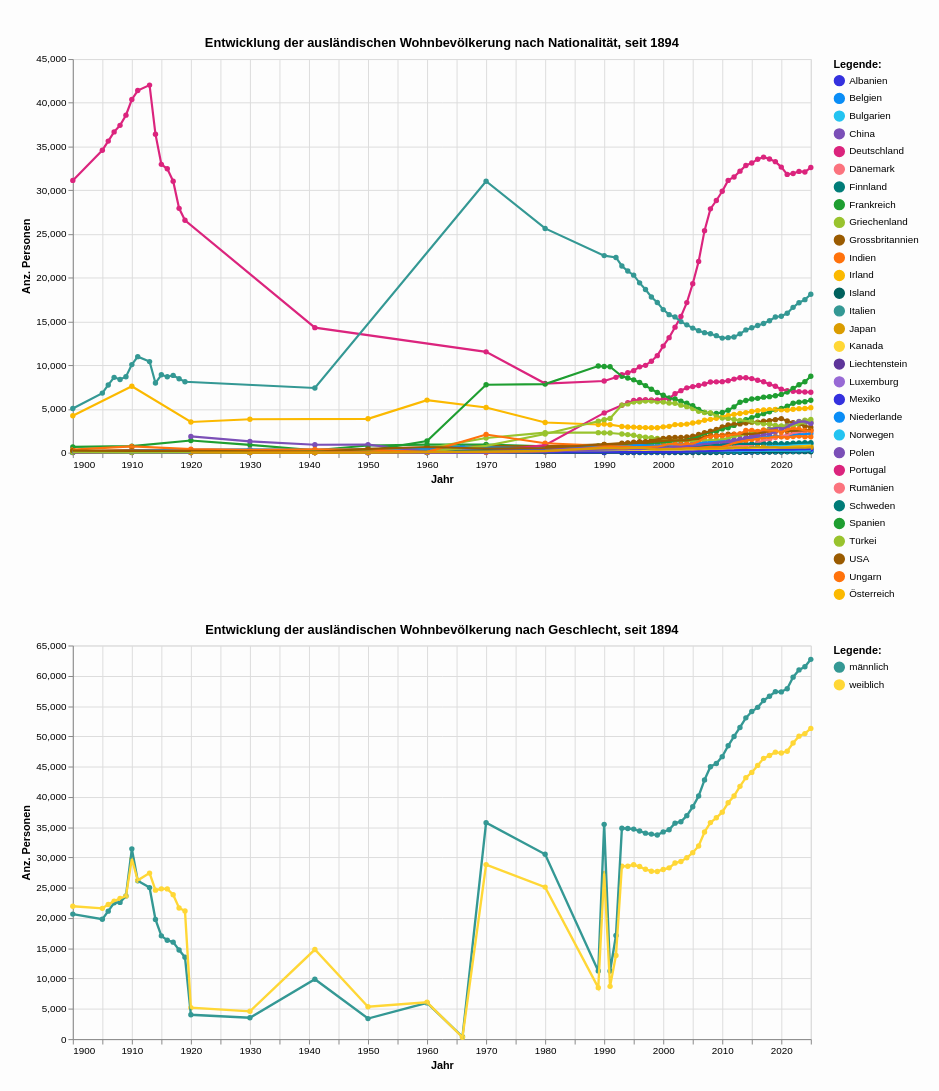

Write notebook code for a chart like this one.
### Markdown cell above
##### Kombinierte Grafik in Altair

### Code cell
# Kombiniere die Grafiken horizontal
top_row = alt.hconcat(grafik1, grafik2)
#combined_chart = alt.vconcat(top_row,grafik3)
combined_chart = alt.vconcat(grafik1, grafik2, spacing=20)

# Optional: Füge einen Titel für die gesamte Grafik hinzu
final_chart = combined_chart.properties(
    title="   ",  
    background="#FDFDFD",
    padding={"left": 20, "top": 20, "right": 20, "bottom": 20},
    autosize={"type": "fit", "contains": "padding"}
)
#Legenden nicht zusammenfügen
final_chart = final_chart.resolve_scale(
    color='independent',
    shape='independent',
    size='independent'
)

# Zeigen Sie die Grafik an
final_chart

### Figure 1 — Vega-Lite specification as saved in the notebook (floating-point values rounded to 4 significant figures; data arrays with more than 128 entries replaced by an {"elided": "..."} marker saying what was removed)
{"config": {"view": {"continuousWidth": 300, "continuousHeight": 300}}, "vconcat": [{"layer": [{"mark": {"type": "circle"}, "encoding": {"color": {"field": "NationHistLang", "legend": {"orient": "right", "title": "Legende:"}, "scale": {"range": ["#3431DE", "#0A8DF6", "#23C3F1", "#7B4FB7", "#DB247D", "#FB737E", "#007C78", "#1F9E31", "#99C32E", "#9A5B01", "#FF720C", "#FBB900", "#00615D", "#349894", "#DA9C00", "#FFD736", "#5E359A", "#986AD5"]}, "type": "nominal"}, "opacity": {"value": 1.3}, "tooltip": [{"field": "StichtagDatJahr", "type": "temporal"}, {"field": "NationHistLang", "type": "nominal"}, {"field": "sum_WBev", "type": "quantitative"}], "x": {"axis": {"title": "Jahr"}, "field": "StichtagDatJahr", "type": "temporal"}, "y": {"axis": {"title": "Anz. Personen"}, "field": "sum_WBev", "type": "quantitative"}}, "name": "view_5", "title": "Entwicklung der ausländischen Wohnbevölkerung nach Nationalität, seit 1894"}, {"mark": {"type": "line"}, "encoding": {"color": {"field": "NationHistLang", "legend": {"orient": "right", "title": "Legende:"}, "scale": {"range": ["#3431DE", "#0A8DF6", "#23C3F1", "#7B4FB7", "#DB247D", "#FB737E", "#007C78", "#1F9E31", "#99C32E", "#9A5B01", "#FF720C", "#FBB900", "#00615D", "#349894", "#DA9C00", "#FFD736", "#5E359A", "#986AD5"]}, "type": "nominal"}, "strokeWidth": {"condition": {"test": {"not": {"param": "param_5"}}, "value": 1.1}, "value": 2.2}, "tooltip": [{"field": "StichtagDatJahr", "type": "temporal"}, {"field": "NationHistLang", "type": "nominal"}, {"field": "sum_WBev", "type": "quantitative"}], "x": {"axis": {"title": "Jahr"}, "field": "StichtagDatJahr", "type": "temporal"}, "y": {"axis": {"title": "Anz. Personen"}, "field": "sum_WBev", "type": "quantitative"}}, "title": "Entwicklung der ausländischen Wohnbevölkerung nach Nationalität, seit 1894"}], "data": {"name": "data-1a2567ef0786bd67abac74c34dc09bb1"}, "height": 400, "width": 750}, {"layer": [{"mark": {"type": "circle"}, "encoding": {"color": {"field": "SexLang", "legend": {"orient": "right", "title": "Legende:"}, "scale": {"range": ["#349894", "#FFD736", "#986AD5"]}, "type": "nominal"}, "opacity": {"value": 1.3}, "tooltip": [{"field": "StichtagDatJahr", "type": "temporal"}, {"field": "SexLang", "type": "nominal"}, {"field": "sum_WBev", "type": "quantitative"}], "x": {"axis": {"title": "Jahr"}, "field": "StichtagDatJahr", "type": "temporal"}, "y": {"axis": {"title": "Anz. Personen"}, "field": "sum_WBev", "type": "quantitative"}}, "name": "view_6", "title": "Entwicklung der ausländischen Wohnbevölkerung nach Geschlecht, seit 1894"}, {"mark": {"type": "line"}, "encoding": {"color": {"field": "SexLang", "legend": {"orient": "right", "title": "Legende:"}, "scale": {"range": ["#349894", "#FFD736", "#986AD5"]}, "type": "nominal"}, "strokeWidth": {"condition": {"test": {"not": {"param": "param_6"}}, "value": 1.2}, "value": 2.4}, "tooltip": [{"field": "StichtagDatJahr", "type": "temporal"}, {"field": "SexLang", "type": "nominal"}, {"field": "sum_WBev", "type": "quantitative"}], "x": {"axis": {"title": "Jahr"}, "field": "StichtagDatJahr", "type": "temporal"}, "y": {"axis": {"title": "Anz. Personen"}, "field": "sum_WBev", "type": "quantitative"}}, "title": "Entwicklung der ausländischen Wohnbevölkerung nach Geschlecht, seit 1894"}], "data": {"name": "data-49013ac15f41087b71aa9802d9fa26d0"}, "height": 400, "width": 750}], "autosize": {"type": "fit", "contains": "padding"}, "background": "#FDFDFD", "padding": {"left": 20, "top": 20, "right": 20, "bottom": 20}, "params": [{"name": "param_5", "select": {"type": "point", "fields": ["NationHistLang:N"], "nearest": true, "on": "pointerover"}, "views": ["view_5"]}, {"name": "param_6", "select": {"type": "point", "fields": ["SexLang:N"], "nearest": true, "on": "pointerover"}, "views": ["view_6"]}], "resolve": {"scale": {"color": "independent", "shape": "independent", "size": "independent"}}, "spacing": 20, "title": "   ", "$schema": "https://vega.github.io/schema/vega-lite/v5.8.0.json", "datasets": {"data-1a2567ef0786bd67abac74c34dc09bb1": {"elided": "1272 records"}, "data-49013ac15f41087b71aa9802d9fa26d0": [{"StichtagDatJahr": "1900-01-01T00:00:00", "SexCd": 1, "SexLang": "männlich", "sum_WBev": 20642}, {"StichtagDatJahr": "2003-01-01T00:00:00", "SexCd": 1, "SexLang": "männlich", "sum_WBev": 35895}, {"StichtagDatJahr": "2002-01-01T00:00:00", "SexCd": 1, "SexLang": "männlich", "sum_WBev": 35664}, {"StichtagDatJahr": "2001-01-01T00:00:00", "SexCd": 1, "SexLang": "männlich", "sum_WBev": 34574}, {"StichtagDatJahr": "2000-01-01T00:00:00", "SexCd": 1, "SexLang": "männlich", "sum_WBev": 34217}, {"StichtagDatJahr": "1999-01-01T00:00:00", "SexCd": 1, "SexLang": "männlich", "sum_WBev": 33698}, {"StichtagDatJahr": "1998-01-01T00:00:00", "SexCd": 1, "SexLang": "männlich", "sum_WBev": 33854}, {"StichtagDatJahr": "1997-01-01T00:00:00", "SexCd": 1, "SexLang": "männlich", "sum_WBev": 34008}, {"StichtagDatJahr": "2004-01-01T00:00:00", "SexCd": 1, "SexLang": "männlich", "sum_WBev": 36898}, {"StichtagDatJahr": "1996-01-01T00:00:00", "SexCd": 1, "SexLang": "männlich", "sum_WBev": 34366}, {"StichtagDatJahr": "1994-01-01T00:00:00", "SexCd": 1, "SexLang": "männlich", "sum_WBev": 34779}, {"StichtagDatJahr": "1993-01-01T00:00:00", "SexCd": 1, "SexLang": "männlich", "sum_WBev": 34811}, {"StichtagDatJahr": "1992-01-01T00:00:00", "SexCd": 1, "SexLang": "männlich", "sum_WBev": 17105}, {"StichtagDatJahr": "1991-01-01T00:00:00", "SexCd": 1, "SexLang": "männlich", "sum_WBev": 11247}, {"StichtagDatJahr": "1990-01-01T00:00:00", "SexCd": 1, "SexLang": "männlich", "sum_WBev": 35463}, {"StichtagDatJahr": "1989-01-01T00:00:00", "SexCd": 1, "SexLang": "männlich", "sum_WBev": 11264}, {"StichtagDatJahr": "1980-01-01T00:00:00", "SexCd": 1, "SexLang": "männlich", "sum_WBev": 30527}, {"StichtagDatJahr": "2025-01-01T00:00:00", "SexCd": 1, "SexLang": "männlich", "sum_WBev": 62717}, {"StichtagDatJahr": "2005-01-01T00:00:00", "SexCd": 1, "SexLang": "männlich", "sum_WBev": 38364}, {"StichtagDatJahr": "2006-01-01T00:00:00", "SexCd": 1, "SexLang": "männlich", "sum_WBev": 40138}, {"StichtagDatJahr": "2007-01-01T00:00:00", "SexCd": 1, "SexLang": "männlich", "sum_WBev": 42807}, {"StichtagDatJahr": "2024-01-01T00:00:00", "SexCd": 1, "SexLang": "männlich", "sum_WBev": 61491}, {"StichtagDatJahr": "2023-01-01T00:00:00", "SexCd": 1, "SexLang": "männlich", "sum_WBev": 60972}, {"StichtagDatJahr": "2022-01-01T00:00:00", "SexCd": 1, "SexLang": "männlich", "sum_WBev": 59769}, {"StichtagDatJahr": "2021-01-01T00:00:00", "SexCd": 1, "SexLang": "männlich", "sum_WBev": 57867}, {"StichtagDatJahr": "2020-01-01T00:00:00", "SexCd": 1, "SexLang": "männlich", "sum_WBev": 57338}, {"StichtagDatJahr": "2019-01-01T00:00:00", "SexCd": 1, "SexLang": "männlich", "sum_WBev": 57380}, {"StichtagDatJahr": "2018-01-01T00:00:00", "SexCd": 1, "SexLang": "männlich", "sum_WBev": 56618}, {"StichtagDatJahr": "2017-01-01T00:00:00", "SexCd": 1, "SexLang": "männlich", "sum_WBev": 55907}, {"StichtagDatJahr": "2016-01-01T00:00:00", "SexCd": 1, "SexLang": "männlich", "sum_WBev": 54788}, {"StichtagDatJahr": "2015-01-01T00:00:00", "SexCd": 1, "SexLang": "männlich", "sum_WBev": 54092}, {"StichtagDatJahr": "2014-01-01T00:00:00", "SexCd": 1, "SexLang": "männlich", "sum_WBev": 53051}, {"StichtagDatJahr": "2013-01-01T00:00:00", "SexCd": 1, "SexLang": "männlich", "sum_WBev": 51468}, {"StichtagDatJahr": "2012-01-01T00:00:00", "SexCd": 1, "SexLang": "männlich", "sum_WBev": 49975}, {"StichtagDatJahr": "2011-01-01T00:00:00", "SexCd": 1, "SexLang": "männlich", "sum_WBev": 48446}, {"StichtagDatJahr": "2010-01-01T00:00:00", "SexCd": 1, "SexLang": "männlich", "sum_WBev": 46648}, {"StichtagDatJahr": "2009-01-01T00:00:00", "SexCd": 1, "SexLang": "männlich", "sum_WBev": 45515}, {"StichtagDatJahr": "2008-01-01T00:00:00", "SexCd": 1, "SexLang": "männlich", "sum_WBev": 44986}, {"StichtagDatJahr": "1970-01-01T00:00:00", "SexCd": 1, "SexLang": "männlich", "sum_WBev": 35736}, {"StichtagDatJahr": "1966-01-01T00:00:00", "SexCd": 1, "SexLang": "männlich", "sum_WBev": 387}, {"StichtagDatJahr": "1995-01-01T00:00:00", "SexCd": 1, "SexLang": "männlich", "sum_WBev": 34677}, {"StichtagDatJahr": "1908-01-01T00:00:00", "SexCd": 1, "SexLang": "männlich", "sum_WBev": 22574}, {"StichtagDatJahr": "1917-01-01T00:00:00", "SexCd": 1, "SexLang": "männlich", "sum_WBev": 16011}, {"StichtagDatJahr": "1913-01-01T00:00:00", "SexCd": 1, "SexLang": "männlich", "sum_WBev": 25020}, {"StichtagDatJahr": "1919-01-01T00:00:00", "SexCd": 1, "SexLang": "männlich", "sum_WBev": 13517}, {"StichtagDatJahr": "1920-01-01T00:00:00", "SexCd": 1, "SexLang": "männlich", "sum_WBev": 4018}, {"StichtagDatJahr": "1910-01-01T00:00:00", "SexCd": 1, "SexLang": "männlich", "sum_WBev": 31419}, {"StichtagDatJahr": "1907-01-01T00:00:00", "SexCd": 1, "SexLang": "männlich", "sum_WBev": 22500}, {"StichtagDatJahr": "1916-01-01T00:00:00", "SexCd": 1, "SexLang": "männlich", "sum_WBev": 16329}, {"StichtagDatJahr": "1918-01-01T00:00:00", "SexCd": 1, "SexLang": "männlich", "sum_WBev": 14726}, {"StichtagDatJahr": "1906-01-01T00:00:00", "SexCd": 1, "SexLang": "männlich", "sum_WBev": 21132}, {"StichtagDatJahr": "1930-01-01T00:00:00", "SexCd": 1, "SexLang": "männlich", "sum_WBev": 3532}, {"StichtagDatJahr": "1941-01-01T00:00:00", "SexCd": 1, "SexLang": "männlich", "sum_WBev": 9895}, {"StichtagDatJahr": "1915-01-01T00:00:00", "SexCd": 1, "SexLang": "männlich", "sum_WBev": 17054}, {"StichtagDatJahr": "1905-01-01T00:00:00", "SexCd": 1, "SexLang": "männlich", "sum_WBev": 19795}, {"StichtagDatJahr": "1950-01-01T00:00:00", "SexCd": 1, "SexLang": "männlich", "sum_WBev": 3391}, {"StichtagDatJahr": "1911-01-01T00:00:00", "SexCd": 1, "SexLang": "männlich", "sum_WBev": 26150}, {"StichtagDatJahr": "1960-01-01T00:00:00", "SexCd": 1, "SexLang": "männlich", "sum_WBev": 5976}, {"StichtagDatJahr": "1914-01-01T00:00:00", "SexCd": 1, "SexLang": "männlich", "sum_WBev": 19770}, {"StichtagDatJahr": "1909-01-01T00:00:00", "SexCd": 1, "SexLang": "männlich", "sum_WBev": 23649}, {"StichtagDatJahr": "1910-01-01T00:00:00", "SexCd": 2, "SexLang": "weiblich", "sum_WBev": 29755}, {"StichtagDatJahr": "2012-01-01T00:00:00", "SexCd": 2, "SexLang": "weiblich", "sum_WBev": 40151}, {"StichtagDatJahr": "1911-01-01T00:00:00", "SexCd": 2, "SexLang": "weiblich", "sum_WBev": 26221}, {"StichtagDatJahr": "2010-01-01T00:00:00", "SexCd": 2, "SexLang": "weiblich", "sum_WBev": 37482}, {"StichtagDatJahr": "2013-01-01T00:00:00", "SexCd": 2, "SexLang": "weiblich", "sum_WBev": 41742}, {"StichtagDatJahr": "1909-01-01T00:00:00", "SexCd": 2, "SexLang": "weiblich", "sum_WBev": 23615}, {"StichtagDatJahr": "2014-01-01T00:00:00", "SexCd": 2, "SexLang": "weiblich", "sum_WBev": 43173}, {"StichtagDatJahr": "2011-01-01T00:00:00", "SexCd": 2, "SexLang": "weiblich", "sum_WBev": 39025}, {"StichtagDatJahr": "1966-01-01T00:00:00", "SexCd": 2, "SexLang": "weiblich", "sum_WBev": 310}, {"StichtagDatJahr": "1908-01-01T00:00:00", "SexCd": 2, "SexLang": "weiblich", "sum_WBev": 23215}, {"StichtagDatJahr": "2016-01-01T00:00:00", "SexCd": 2, "SexLang": "weiblich", "sum_WBev": 45201}, {"StichtagDatJahr": "2017-01-01T00:00:00", "SexCd": 2, "SexLang": "weiblich", "sum_WBev": 46363}, {"StichtagDatJahr": "1907-01-01T00:00:00", "SexCd": 2, "SexLang": "weiblich", "sum_WBev": 22781}, {"StichtagDatJahr": "2018-01-01T00:00:00", "SexCd": 2, "SexLang": "weiblich", "sum_WBev": 46837}, {"StichtagDatJahr": "2019-01-01T00:00:00", "SexCd": 2, "SexLang": "weiblich", "sum_WBev": 47392}, {"StichtagDatJahr": "1906-01-01T00:00:00", "SexCd": 2, "SexLang": "weiblich", "sum_WBev": 22226}, {"StichtagDatJahr": "2020-01-01T00:00:00", "SexCd": 2, "SexLang": "weiblich", "sum_WBev": 47238}, {"StichtagDatJahr": "2021-01-01T00:00:00", "SexCd": 2, "SexLang": "weiblich", "sum_WBev": 47542}, {"StichtagDatJahr": "1905-01-01T00:00:00", "SexCd": 2, "SexLang": "weiblich", "sum_WBev": 21591}, {"StichtagDatJahr": "2022-01-01T00:00:00", "SexCd": 2, "SexLang": "weiblich", "sum_WBev": 48889}, {"StichtagDatJahr": "2023-01-01T00:00:00", "SexCd": 2, "SexLang": "weiblich", "sum_WBev": 50027}, {"StichtagDatJahr": "1900-01-01T00:00:00", "SexCd": 2, "SexLang": "weiblich", "sum_WBev": 21936}, {"StichtagDatJahr": "2024-01-01T00:00:00", "SexCd": 2, "SexLang": "weiblich", "sum_WBev": 50449}, {"StichtagDatJahr": "2015-01-01T00:00:00", "SexCd": 2, "SexLang": "weiblich", "sum_WBev": 44042}, {"StichtagDatJahr": "2009-01-01T00:00:00", "SexCd": 2, "SexLang": "weiblich", "sum_WBev": 36545}, {"StichtagDatJahr": "1914-01-01T00:00:00", "SexCd": 2, "SexLang": "weiblich", "sum_WBev": 24602}, {"StichtagDatJahr": "1913-01-01T00:00:00", "SexCd": 2, "SexLang": "weiblich", "sum_WBev": 27412}, {"StichtagDatJahr": "1970-01-01T00:00:00", "SexCd": 2, "SexLang": "weiblich", "sum_WBev": 28822}, {"StichtagDatJahr": "1950-01-01T00:00:00", "SexCd": 2, "SexLang": "weiblich", "sum_WBev": 5338}, {"StichtagDatJahr": "1980-01-01T00:00:00", "SexCd": 2, "SexLang": "weiblich", "sum_WBev": 25105}, {"StichtagDatJahr": "1989-01-01T00:00:00", "SexCd": 2, "SexLang": "weiblich", "sum_WBev": 8497}, {"StichtagDatJahr": "1941-01-01T00:00:00", "SexCd": 2, "SexLang": "weiblich", "sum_WBev": 14794}, {"StichtagDatJahr": "1990-01-01T00:00:00", "SexCd": 2, "SexLang": "weiblich", "sum_WBev": 27348}, {"StichtagDatJahr": "1991-01-01T00:00:00", "SexCd": 2, "SexLang": "weiblich", "sum_WBev": 8714}, {"StichtagDatJahr": "1930-01-01T00:00:00", "SexCd": 2, "SexLang": "weiblich", "sum_WBev": 4589}, {"StichtagDatJahr": "1992-01-01T00:00:00", "SexCd": 2, "SexLang": "weiblich", "sum_WBev": 13814}, {"StichtagDatJahr": "1993-01-01T00:00:00", "SexCd": 2, "SexLang": "weiblich", "sum_WBev": 28565}, {"StichtagDatJahr": "1920-01-01T00:00:00", "SexCd": 2, "SexLang": "weiblich", "sum_WBev": 5178}, {"StichtagDatJahr": "1994-01-01T00:00:00", "SexCd": 2, "SexLang": "weiblich", "sum_WBev": 28555}, {"StichtagDatJahr": "1995-01-01T00:00:00", "SexCd": 2, "SexLang": "weiblich", "sum_WBev": 28784}, {"StichtagDatJahr": "1996-01-01T00:00:00", "SexCd": 2, "SexLang": "weiblich", "sum_WBev": 28494}, {"StichtagDatJahr": "1919-01-01T00:00:00", "SexCd": 2, "SexLang": "weiblich", "sum_WBev": 21157}, {"StichtagDatJahr": "1997-01-01T00:00:00", "SexCd": 2, "SexLang": "weiblich", "sum_WBev": 28046}, {"StichtagDatJahr": "1918-01-01T00:00:00", "SexCd": 2, "SexLang": "weiblich", "sum_WBev": 21657}, {"StichtagDatJahr": "2007-01-01T00:00:00", "SexCd": 2, "SexLang": "weiblich", "sum_WBev": 34211}, {"StichtagDatJahr": "2006-01-01T00:00:00", "SexCd": 2, "SexLang": "weiblich", "sum_WBev": 31898}, {"StichtagDatJahr": "1960-01-01T00:00:00", "SexCd": 2, "SexLang": "weiblich", "sum_WBev": 6079}, {"StichtagDatJahr": "2005-01-01T00:00:00", "SexCd": 2, "SexLang": "weiblich", "sum_WBev": 30789}, {"StichtagDatJahr": "2004-01-01T00:00:00", "SexCd": 2, "SexLang": "weiblich", "sum_WBev": 29941}, {"StichtagDatJahr": "1915-01-01T00:00:00", "SexCd": 2, "SexLang": "weiblich", "sum_WBev": 24811}, {"StichtagDatJahr": "2008-01-01T00:00:00", "SexCd": 2, "SexLang": "weiblich", "sum_WBev": 35755}, {"StichtagDatJahr": "2003-01-01T00:00:00", "SexCd": 2, "SexLang": "weiblich", "sum_WBev": 29338}, {"StichtagDatJahr": "2002-01-01T00:00:00", "SexCd": 2, "SexLang": "weiblich", "sum_WBev": 29071}, {"StichtagDatJahr": "2001-01-01T00:00:00", "SexCd": 2, "SexLang": "weiblich", "sum_WBev": 28283}, {"StichtagDatJahr": "2000-01-01T00:00:00", "SexCd": 2, "SexLang": "weiblich", "sum_WBev": 28009}, {"StichtagDatJahr": "1917-01-01T00:00:00", "SexCd": 2, "SexLang": "weiblich", "sum_WBev": 23850}, {"StichtagDatJahr": "1999-01-01T00:00:00", "SexCd": 2, "SexLang": "weiblich", "sum_WBev": 27684}, {"StichtagDatJahr": "1998-01-01T00:00:00", "SexCd": 2, "SexLang": "weiblich", "sum_WBev": 27728}, {"StichtagDatJahr": "1916-01-01T00:00:00", "SexCd": 2, "SexLang": "weiblich", "sum_WBev": 24802}, {"StichtagDatJahr": "2025-01-01T00:00:00", "SexCd": 2, "SexLang": "weiblich", "sum_WBev": 51313}]}}
